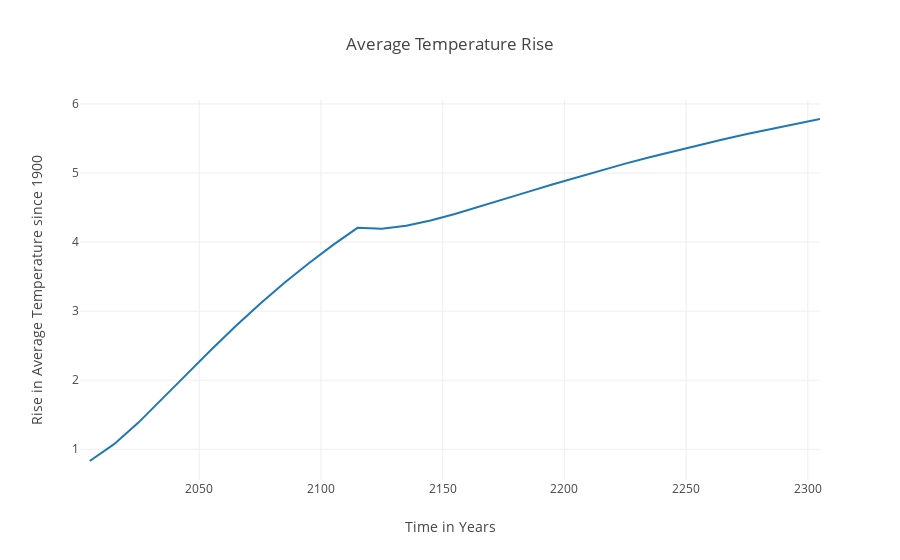

Notebook cell for this chart:
### Code cell
import plotly.graph_objects as go
import datetime

def make_datetime(arr,start_year = 2005):
    x = []
    for i in range(len(arr)):
        x.append(datetime.datetime(year=start_year+(10*i),month=1,day=1))
    return x



fig = go.Figure(
    data=go.Scatter(x=make_datetime(model.T_at), y=model.T_at),
    layout=go.Layout(
        title="Average Temperature Rise",
    ))

fig.update_xaxes(title_text='Time in Years')
fig.update_yaxes(title_text='Rise in Average Temperature since 1900')

fig.update_layout(template="none")
#fig = go.Figure(data=[go.Scatter(x=make_datetime(model.T_at), y=model.T_at)])
# Use datetime objects to set xaxis range
fig.update_layout(xaxis_range=[datetime.datetime(2001, 1, 1),make_datetime(model.T_at)[-1]])
fig.show()

### Figure 1 — Plotly figure (JSON) as saved in the notebook; plotly's stock layout.template omitted (floating-point values rounded to 4 significant figures)
{"data": [{"type": "scatter", "x": ["2005-01-01T00:00:00", "2015-01-01T00:00:00", "2025-01-01T00:00:00", "2035-01-01T00:00:00", "2045-01-01T00:00:00", "2055-01-01T00:00:00", "2065-01-01T00:00:00", "2075-01-01T00:00:00", "2085-01-01T00:00:00", "2095-01-01T00:00:00", "2105-01-01T00:00:00", "2115-01-01T00:00:00", "2125-01-01T00:00:00", "2135-01-01T00:00:00", "2145-01-01T00:00:00", "2155-01-01T00:00:00", "2165-01-01T00:00:00", "2175-01-01T00:00:00", "2185-01-01T00:00:00", "2195-01-01T00:00:00", "2205-01-01T00:00:00", "2215-01-01T00:00:00", "2225-01-01T00:00:00", "2235-01-01T00:00:00", "2245-01-01T00:00:00", "2255-01-01T00:00:00", "2265-01-01T00:00:00", "2275-01-01T00:00:00", "2285-01-01T00:00:00", "2295-01-01T00:00:00", "2305-01-01T00:00:00"], "y": [0.83, 1.074, 1.386, 1.733, 2.092, 2.446, 2.786, 3.108, 3.411, 3.694, 3.959, 4.206, 4.194, 4.236, 4.311, 4.406, 4.51, 4.618, 4.726, 4.833, 4.938, 5.039, 5.136, 5.229, 5.318, 5.404, 5.486, 5.565, 5.64, 5.713, 5.782]}], "layout": {"title": {"text": "Average Temperature Rise"}, "xaxis": {"range": ["2001-01-01T00:00:00", "2305-01-01T00:00:00"], "title": {"text": "Time in Years"}}, "yaxis": {"title": {"text": "Rise in Average Temperature since 1900"}}}}
